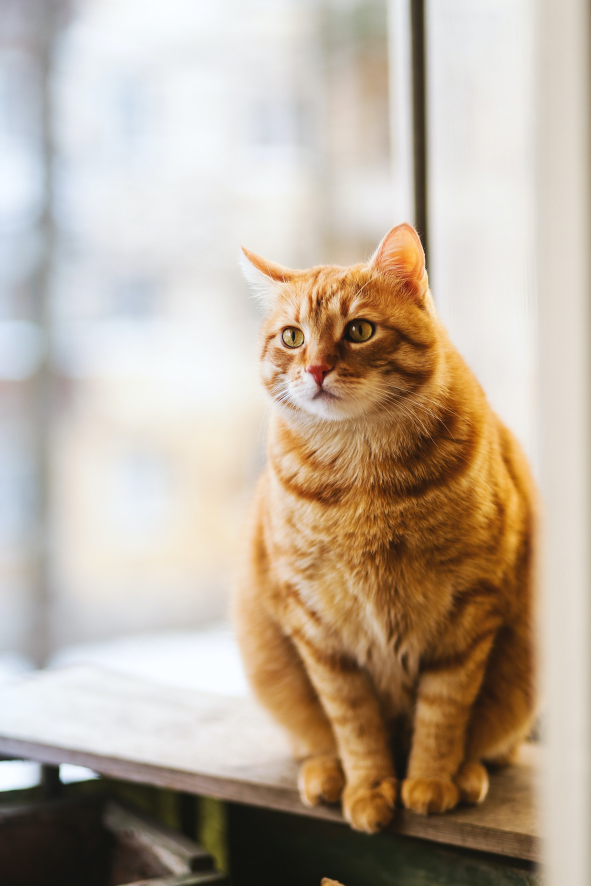
#> input picture Opencv/cat.jpg, 1771 x 2657 px (shown at 1/3 size)
$ python Thresholding.py
#> lines starting #> are read from the running program, lines starting #| are printed output that depends on the picture; after the words box and inside, x2 and y2 are one past the last pixel; in counts of white or black regions, pixels touching at a corner belong together
import cv2 as cv

img = cv.imread('cat.jpg')
#> img is the input picture: shape (2657, 1771, 3); mean B, G, R 157.9, 174.2, 188.7
def rescaleFrame (frame,scale=0.20):
#> called with scale = 0.2
    width = int(frame.shape[1] * scale)
#> width = 354
    height = int(frame.shape[0] * scale)
#> height = 531
    dimensions = (width,height)
#> dimensions = (354, 531)

    return cv.resize(frame, dimensions, interpolation = cv.INTER_AREA)
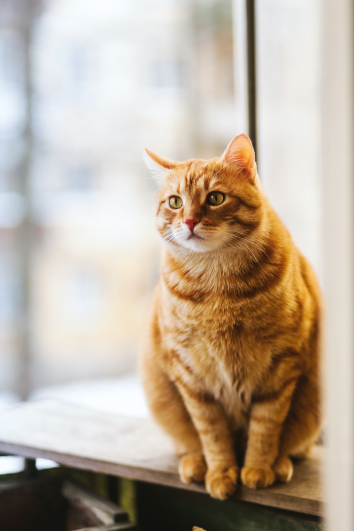
#> returned value: shape (531, 354, 3); mean of channels 0, 1, 2 157.9, 174.2, 188.7; drawn as B, G, R

resized_img = rescaleFrame(img)
#cv.imshow("resized img",resized_img)

gray = cv.cvtColor(resized_img,cv.COLOR_BGR2GRAY)
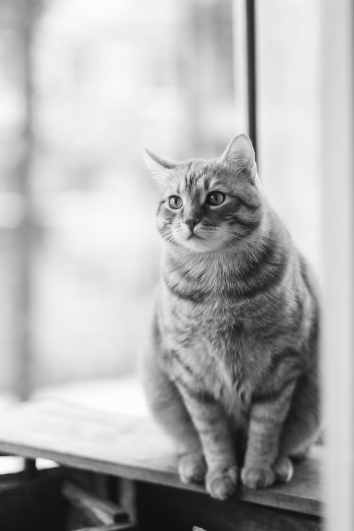
#> gray: shape (531, 354); min 16, max 252, mean 176.7
cv.imshow('Gray',gray)

# Simple Thresholding
threading,thresh = cv.threshold(gray,200,255,cv.THRESH_BINARY)
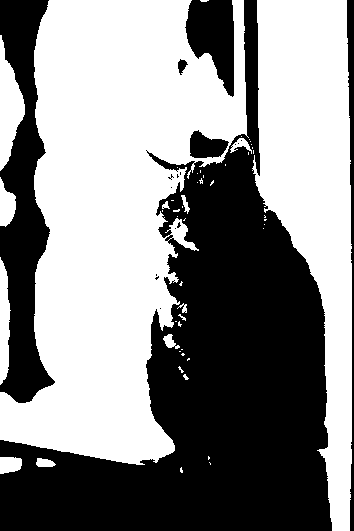
#> thresh: shape (531, 354); 54.2% white; 19 black regions (13 under 20 px), largest, box (x1, y1, x2, y2) and area: (0, 0, 332, 531) 68186, (0, 0, 55, 403) 12094, (185, 0, 234, 97) 3067, (347, 0, 354, 531) 1844, (190, 130, 229, 158) 738, (178, 59, 188, 75) 90
cv.imshow('Simple Threshold',thresh)

threading,thresh_inv = cv.threshold(gray,200,255,cv.THRESH_BINARY_INV)
cv.imshow('Simple Threshold inverse',thresh_inv)

# Adoptive Thresholding
adaptive_thresh = cv.adaptiveThreshold(gray,255,cv.ADAPTIVE_THRESH_MEAN_C,cv.THRESH_BINARY, 11, 3)
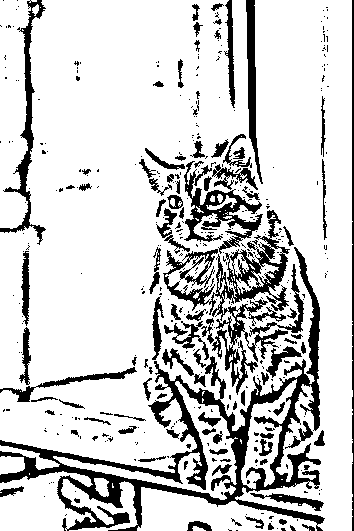
#> adaptive_thresh: shape (531, 354); 80.8% white; 410 black regions (312 under 20 px), largest, box (x1, y1, x2, y2) and area: (0, 247, 325, 531) 12704, (163, 210, 304, 395) 5904, (184, 161, 263, 254) 2171
cv.imshow("Adaptive Thresholding ", adaptive_thresh)


cv.waitKey(0)
